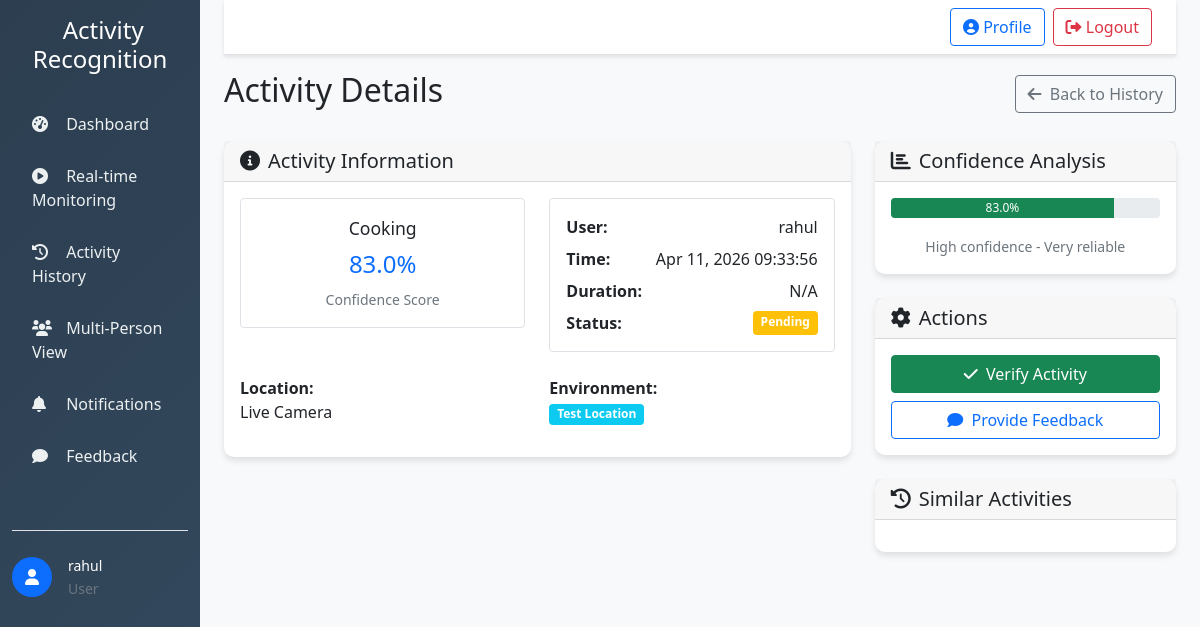
The page /activities/activity/151/ (signed in) on the database its author committed.
### users/models.py (models this page shows, shortened)
class CustomUser(AbstractUser):
    USER_TYPE_CHOICES = (
        ('user', 'User'),
        ('admin', 'Admin'),
    )
    user_type = models.CharField(max_length=10, choices=USER_TYPE_CHOICES, default='user')
    phone = models.CharField(max_length=15, blank=True)
    address = models.TextField(blank=True)
    preferences = models.JSONField(default=dict, blank=True)
    is_active = models.BooleanField(default=True)
    created_at = models.DateTimeField(auto_now_add=True)
    updated_at = models.DateTimeField(auto_now=True)
    class Meta:
        db_table = 'auth_user'

### activities/models.py (models this page shows, shortened)
class Activity(models.Model):
    ACTIVITY_TYPES = (
        ('walking', 'Walking'),
        ('running', 'Running'),
        ('sitting', 'Sitting'),
        ('standing', 'Standing'),
        ('falling', 'Falling'),
        ('unusual', 'Unusual Activity'),
        ('cooking', 'Cooking'),
        ('sleeping', 'Sleeping'),
        ('exercising', 'Exercising'),
    )
    user = models.ForeignKey(CustomUser, on_delete=models.CASCADE, related_name='activities')
    activity_type = models.CharField(max_length=20, choices=ACTIVITY_TYPES)
    confidence_score = models.FloatField()
    timestamp = models.DateTimeField(default=timezone.now)  # Now this will work
    duration = models.DurationField(null=True, blank=True)
    location = models.CharField(max_length=255, blank=True)
    environment = models.ForeignKey(Environment, on_delete=models.SET_NULL, null=True, blank=True)
    sensor_data = models.JSONField(default=dict, blank=True)
    is_verified = models.BooleanField(default=False)
    class Meta:
        ordering = ['-timestamp']
        indexes = [
            models.Index(fields=['user', 'timestamp']),
            models.Index(fields=['activity_type', 'timestamp']),
        ]

class Environment(models.Model):
    name = models.CharField(max_length=255)
    address = models.TextField()
    description = models.TextField(blank=True)
    is_active = models.BooleanField(default=True)
    zones = models.JSONField(default=list, blank=True)
    wifi_channels = models.JSONField(default=list, blank=True)
    sensor_parameters = models.JSONField(default=dict, blank=True)
    created_at = models.DateTimeField(auto_now_add=True)
    updated_at = models.DateTimeField(auto_now=True)

### activities/views.py (the view)
# urls.py: path('activity/<int:activity_id>/', views.activity_detail, name='activity_detail'),
@login_required
def activity_detail(request, activity_id):
    activity = get_object_or_404(Activity, id=activity_id, user=request.user)
    return render(request, 'activities/activity_detail.html', {'activity': activity})

### activities/templates/activities/activity_detail.html (shortened to what this page needs)
{% extends "base.html" %}
{% block page_title %}Activity Details{% endblock %}
{% block page_actions %}
<a href="{% url 'activities:history' %}" class="btn btn-outline-secondary">
    <i class="fas fa-arrow-left me-1"></i> Back to History
</a>
{% endblock %}
{% block content %}
<div class="row">
    <div class="col-lg-8">
        <div class="card card-custom">
            <div class="card-header">
                <h5 class="card-title mb-0">
                    <i class="fas fa-info-circle me-2"></i>Activity Information
                </h5>
            </div>
            <div class="card-body">
                <div class="row mb-4">
                    <div class="col-md-6">
                        <div class="border rounded p-3 text-center">
                            <span class="activity-badge badge-{{ activity.activity_type }} mb-2" style="font-size: 1.1em;">
                                {{ activity.get_activity_type_display }}
                            </span>
                            <div class="mt-2">
                                <h4 class="text-primary">{{ activity.confidence_score }}%</h4>
                                <small class="text-muted">Confidence Score</small>
                            </div>
                        </div>
                    </div>
                    <div class="col-md-6">
                        <div class="border rounded p-3">
                            <div class="d-flex justify-content-between mb-2">
                                <span><strong>User:</strong></span>
                                <span>{{ activity.user.get_full_name|default:activity.user.username }}</span>
                            </div>
                            <div class="d-flex justify-content-between mb-2">
                                <span><strong>Time:</strong></span>
                                <span>{{ activity.timestamp|date:"M d, Y H:i:s" }}</span>
                            </div>
                            <div class="d-flex justify-content-between mb-2">
                                <span><strong>Duration:</strong></span>
                                <span>{{ activity.duration|default:"N/A" }}</span>
                            </div>
                            <div class="d-flex justify-content-between">
                                <span><strong>Status:</strong></span>
                                <span class="badge bg-{% if activity.is_verified %}success{% else %}warning{% endif %}">
                                    {% if activity.is_verified %}Verified{% else %}Pending{% endif %}
                                </span>
                            </div>
                        </div>
                    </div>
                </div>
                <div class="row">
                    <div class="col-md-6 mb-3">
                        <strong>Location:</strong>
                        <p class="mb-0">{{ activity.location|default:"Not specified" }}</p>
                    </div>
                    <div class="col-md-6 mb-3">
                        <strong>Environment:</strong>
                        <p class="mb-0">
                            {% if activity.environment %}
                            <span class="badge bg-info">{{ activity.environment.name }}</span>
                            {% else %}
                            Not specified
                            {% endif %}
                        </p>
                    </div>
                </div>
            </div>
        </div>
    </div>
    <div class="col-lg-4">
        <div class="card card-custom mb-4">
            <div class="card-header">
                <h5 class="card-title mb-0">
                    <i class="fas fa-chart-bar me-2"></i>Confidence Analysis
                </h5>
            </div>
            <div class="card-body">
                <div class="text-center">
                    <div class="mb-3">
                        <div class="progress" style="height: 20px;">
                            <div class="progress-bar {% if activity.confidence_score > 80 %}bg-success{% elif activity.confidence_score > 60 %}bg-warning{% else %}bg-danger{% endif %}"
                                 style="width: {{ activity.confidence_score }}%">
                                {{ activity.confidence_score }}%
                            </div>
                        </div>
                    </div>
                    <small class="text-muted">
                        {% if activity.confidence_score > 80 %}
                        High confidence - Very reliable
                        {% elif activity.confidence_score > 60 %}
                        Moderate confidence - Reliable
                        {% else %}
                        Low confidence - May require verification
                        {% endif %}
                    </small>
                </div>
            </div>
        </div>
        <div class="card card-custom">
            <div class="card-header">
                <h5 class="card-title mb-0">
                    <i class="fas fa-cog me-2"></i>Actions
                </h5>
            </div>
            <div class="card-body">
                <div class="d-grid gap-2">
                    {% if not activity.is_verified %}
                    <button class="btn btn-success" id="verify-btn">
                        <i class="fas fa-check me-1"></i> Verify Activity
                    </button>
                    {% endif %}
                    <button class="btn btn-outline-primary" id="feedback-btn" data-bs-toggle="modal" data-bs-target="#feedbackModal">
                        <i class="fas fa-comment me-1"></i> Provide Feedback
                    </button>
                </div>
            </div>
        </div>
        <div class="card card-custom mt-4">
            <div class="card-header">
                <h5 class="card-title mb-0">
                    <i class="fas fa-history me-2"></i>Similar Activities
                </h5>
            </div>
            <div class="card-body">
            </div>
        </div>
    </div>
</div>
{% endblock %}

### templates/base.html (shortened to what this page needs)
<!DOCTYPE html>
<html lang="en">
<head>
    <link href="https://cdn.jsdelivr.net/npm/bootstrap@5.1.3/dist/css/bootstrap.min.css" rel="stylesheet">
    <link href="https://cdnjs.cloudflare.com/ajax/libs/font-awesome/6.0.0/css/all.min.css" rel="stylesheet">
</head>
<body>
    {% if user.is_authenticated %}
    <div class="container-fluid">
        <div class="row">
            <nav class="col-md-3 col-lg-2 d-md-block sidebar">
                <div class="position-sticky pt-3">
                    <div class="text-center mb-4">
                        <h4 class="text-white">
                            Activity Recognition
                        </h4>
                    </div>
                    <ul class="nav flex-column">
                        {% if user.user_type == 'user' %}
                        <li class="nav-item">
                            <a class="nav-link {% if request.resolver_match.url_name == 'dashboard' %}active{% endif %}"
                               href="{% url 'users:dashboard' %}">
                                <i class="fas fa-tachometer-alt"></i> Dashboard
                            </a>
                        </li>
                        <li class="nav-item">
                            <a class="nav-link {% if 'real_time' in request.resolver_match.url_name %}active{% endif %}"
                               href="{% url 'activities:real_time' %}">
                                <i class="fas fa-play-circle"></i> Real-time Monitoring
                            </a>
                        </li>
                        <li class="nav-item">
                            <a class="nav-link {% if 'history' in request.resolver_match.url_name %}active{% endif %}"
                               href="{% url 'activities:history' %}">
                                <i class="fas fa-history"></i> Activity History
                            </a>
                        </li>
                        <li class="nav-item">
                            <a class="nav-link {% if 'multi_person' in request.resolver_match.url_name %}active{% endif %}"
                               href="{% url 'activities:multi_person' %}">
                                <i class="fas fa-users"></i> Multi-Person View
                            </a>
                        </li>
                        <li class="nav-item">
                            <a class="nav-link {% if 'notifications' in request.resolver_match.url_name %}active{% endif %}"
                               href="{% url 'notifications:list' %}">
                                <i class="fas fa-bell"></i> Notifications
                            </a>
                        </li>
                        <li class="nav-item">
                            <a class="nav-link {% if 'feedback' in request.resolver_match.url_name %}active{% endif %}"
                               href="{% url 'users:feedback' %}">
                                <i class="fas fa-comment"></i> Feedback
                            </a>
                        </li>
                        {% endif %}
                    </ul>
                    <div class="mt-5 pt-4 border-top">
                        <div class="d-flex align-items-center text-white">
                            {% if user.profile.profile_picture %}
                            <img src="{{ user.profile.profile_picture.url }}"
                                 class="rounded-circle me-3"
                                 width="40" height="40"
                                 alt="{{ user.username }}">
                            {% else %}
                            <div class="rounded-circle bg-primary d-flex align-items-center justify-content-center me-3"
                                 style="width: 40px; height: 40px;">
                                <i class="fas fa-user text-white"></i>
                            </div>
                            {% endif %}
                            <div>
                                <small class="d-block">{{ user.get_full_name|default:user.username }}</small>
                                <small class="text-muted">{{ user.get_user_type_display }}</small>
                            </div>
                        </div>
                    </div>
                </div>
            </nav>
            <main class="col-md-9 ms-sm-auto col-lg-10 px-md-4 main-content">
                <nav class="navbar navbar-expand-lg navbar-custom">
                    <div class="container-fluid">
                        <div class="collapse navbar-collapse" id="navbarSupportedContent">
                            <div class="navbar-nav ms-auto">
                                <a href="{% url 'users:profile' %}" class="btn btn-outline-primary me-2">
                                    <i class="fas fa-user-circle"></i> Profile
                                </a>
                                <a href="{% url 'users:logout' %}" class="btn btn-outline-danger">
                                    <i class="fas fa-sign-out-alt"></i> Logout
                                </a>
                            </div>
                        </div>
                    </div>
                </nav>
                <div class="d-flex justify-content-between flex-wrap flex-md-nowrap align-items-center pt-3 pb-2 mb-3">
                    <h1 class="h2">{% block page_title %}Dashboard{% endblock %}</h1>
                    <div class="btn-toolbar mb-2 mb-md-0">
                        {% block page_actions %}{% endblock %}
                    </div>
                </div>
                {% block content %}{% endblock %}
            </main>
        </div>
    </div>
    {% else %}
        {% block auth_content %}{% endblock %}
    {% endif %}
</body>
</html>

### templates/base.html (style rules this page uses)
:root { --primary-color: #3498db; --secondary-color: #2c3e50; --success-color: #27ae60; --warning-color: #f39c12; --danger-color: #e74c3c; --light-bg: #f8f9fa; --dark-bg: #343a40; }
.sidebar { min-height: 100vh; background: linear-gradient(135deg, var(--secondary-color) 0%, #34495e 100%); box-shadow: 2px 0 5px rgba(0,0,0,0.1); }
.sidebar .nav-link { color: #ecf0f1; padding: 12px 20px; margin: 2px 0; border-radius: 5px; transition: all 0.3s ease; }
.sidebar .nav-link i { width: 20px; margin-right: 10px; }
.main-content { background-color: var(--light-bg); min-height: 100vh; }
.navbar-custom { background: #fff; box-shadow: 0 2px 4px rgba(0,0,0,0.1); border-bottom: 1px solid #dee2e6; }
.card-custom { border: none; border-radius: 10px; box-shadow: 0 4px 6px rgba(0,0,0,0.1); transition: transform 0.3s ease; }
.activity-badge { padding: 6px 12px; border-radius: 20px; font-size: 0.85em; font-weight: 500; }

### rows shown on the page
Activity: activity_type "Cooking", confidence_score "83.0", user.get_full_name "rahul", timestamp "Apr 11, 2026 09:33:56", duration "N/A", location "Live Camera", environment.name "Test Location"

### other values the page prints
{{ user.get_full_name|default:user.username }} "rahul"
{{ user.get_user_type_display }} "User"
